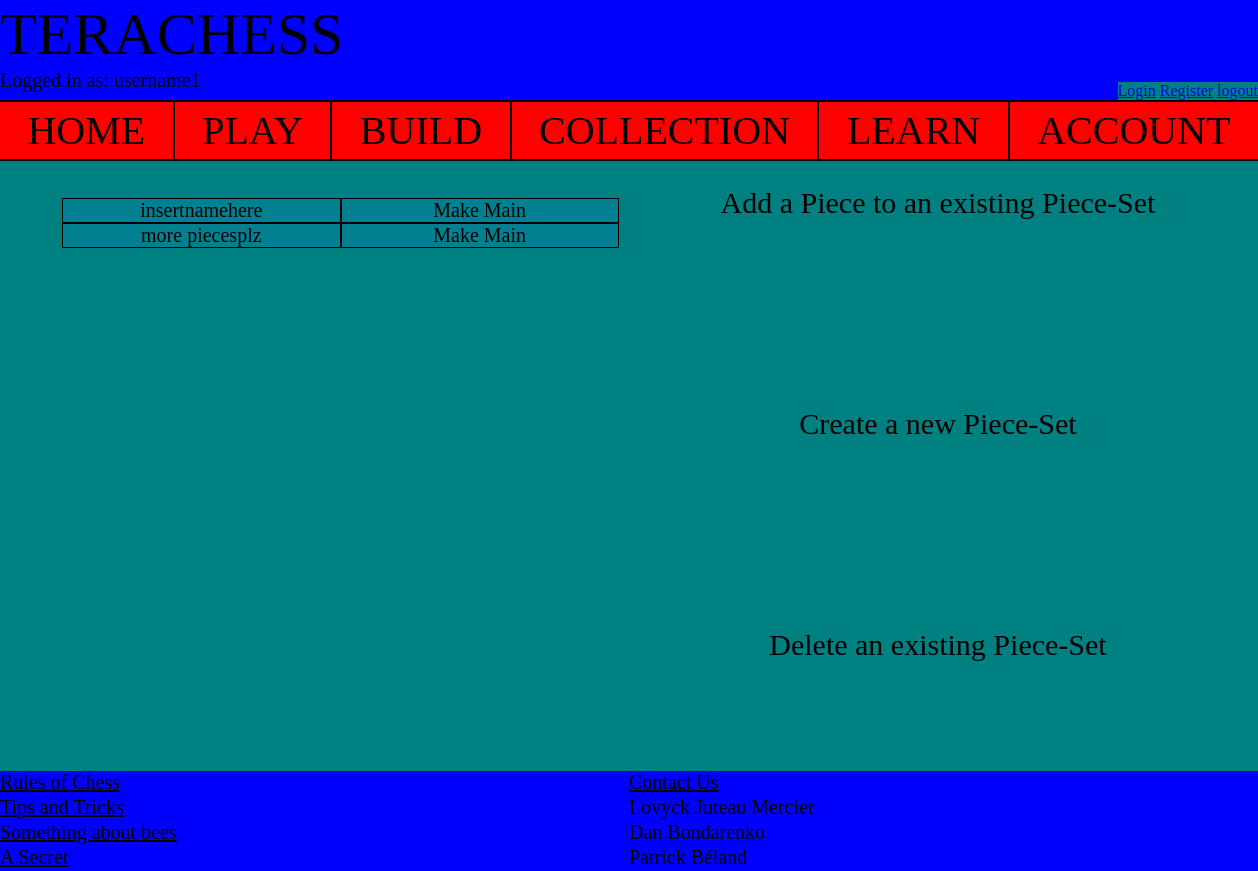
Page /TeraChess/collection (signed in) on the earlier database version.
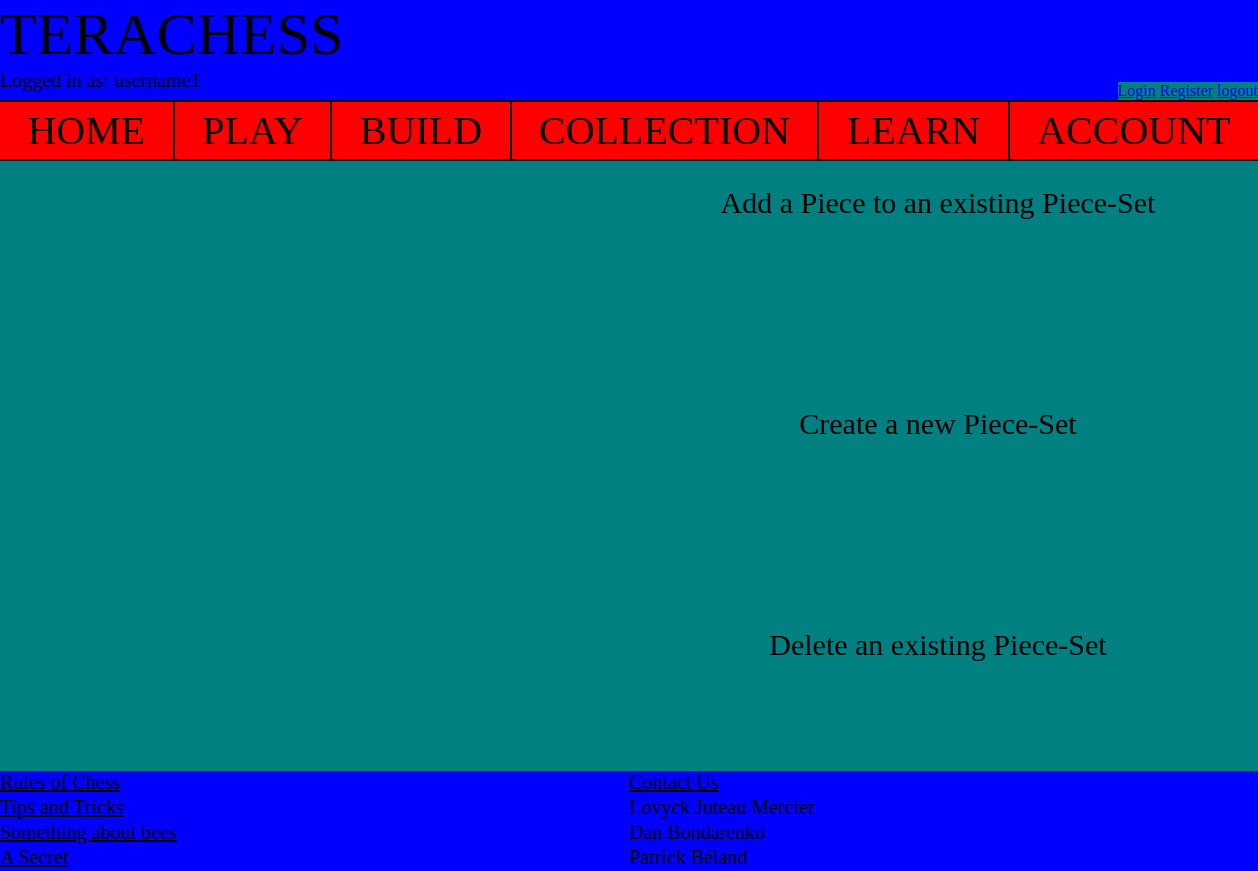
Same page on the later database version.
### TeraChess/models.py (models this page shows, shortened)
class PieceSet(models.Model):
    name = models.CharField(max_length=100, default="", unique=True)
    player = models.ForeignKey(Player, on_delete=models.CASCADE, null=True )
    main = models.BooleanField(default=False)

### TeraChess/views.py (the view)
def collection(request):
    context = {}
    if request.user.is_authenticated:
        profile = request.user.profile
        all_pieces = PieceSet.objects.filter(player=profile)
        context = {
            'profile': profile,
            'all_pieces': all_pieces
        }
    return render(request, 'TeraChess/html/collection.html', context)

### TeraChess/templates/TeraChess/html/collection.html (shortened to what this page needs)
{% extends 'TeraChess/html/template.html' %}
{% block content %}
{% if request.user.is_authenticated %}
{% if profile.pieceset_set %}
{% load staticfiles %}
<link rel="stylesheet" type="text/css" href="{% static 'TeraChess/collection.css' %}"/>
<div class="container">
    <div><div class="setContainer">
    {% for piece_set in all_pieces %}
        <div class="setGridItem"><a class="pieceSet" href = "/TeraChess/PieceSet/{{ piece_set.id }}/">
            {{ piece_set.name }} </a></div><div class="setGridItem"><a class="pieceSet" href = "/TeraChess/update/{{ piece_set.id }}"> Make Main</a></div>
    {% endfor %}
    </div></div>
{% else %}
    <div>
        there are no pieces to display<br>
    </div>
{% endif %}
<div class="menuContainer">
    <a class="pieceSetalt" href="/TeraChess/Piece/add/">Add a Piece to an existing Piece-Set</a><br>
    <a class="pieceSetalt" href="/TeraChess/PieceSet/add/">Create a new Piece-Set</a><br>
    <a class="pieceSetalt" href="/TeraChess/DeletePieceSet">Delete an existing Piece-Set</a>
</div>
</div>
{% endif %}
{% endblock %}

Differences in the rows shown:
removed PieceSet: name "insertnamehere"
removed PieceSet: name "more piecesplz"
